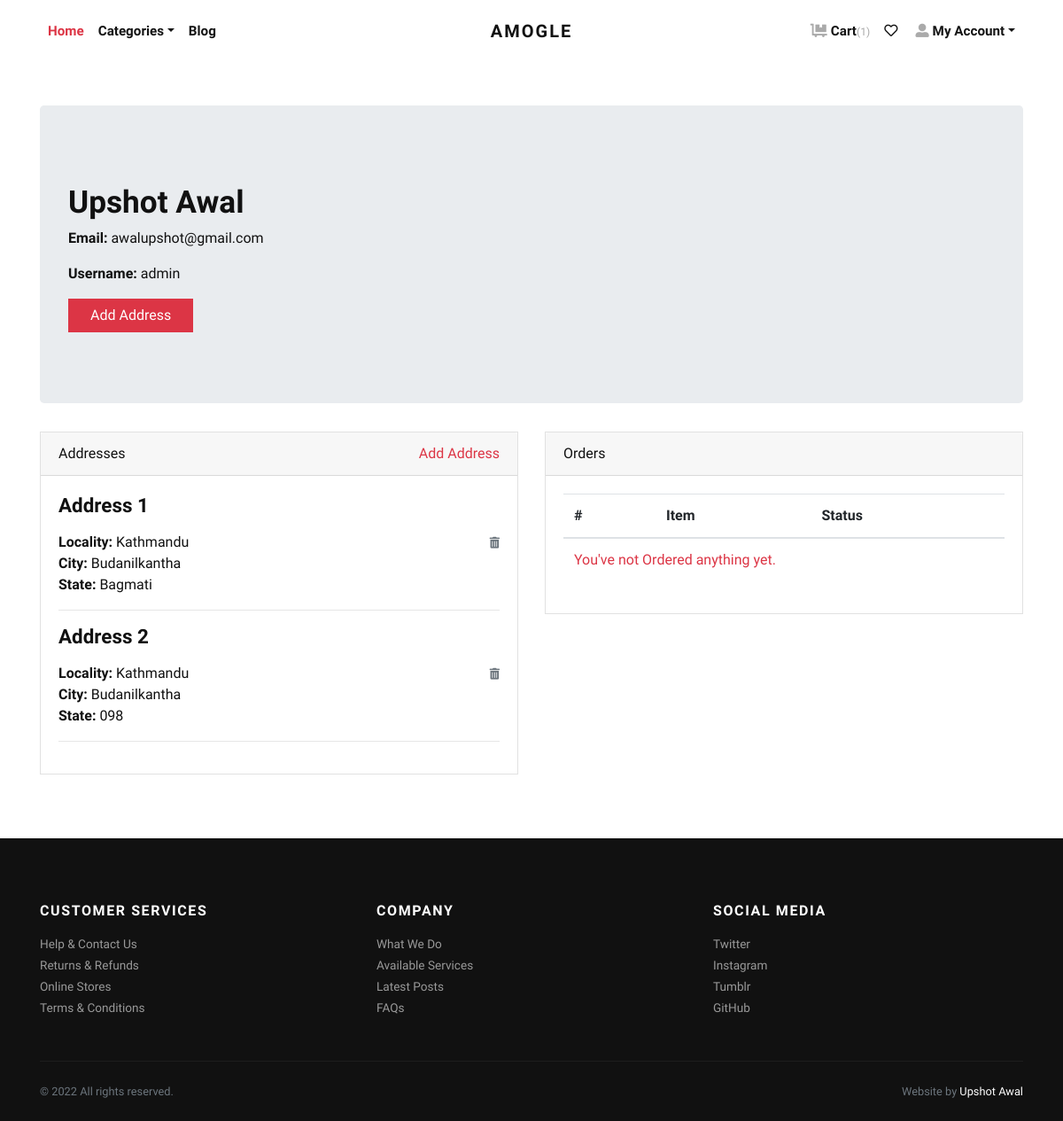
Page /accounts/profile/ (signed in) on the earlier database version.
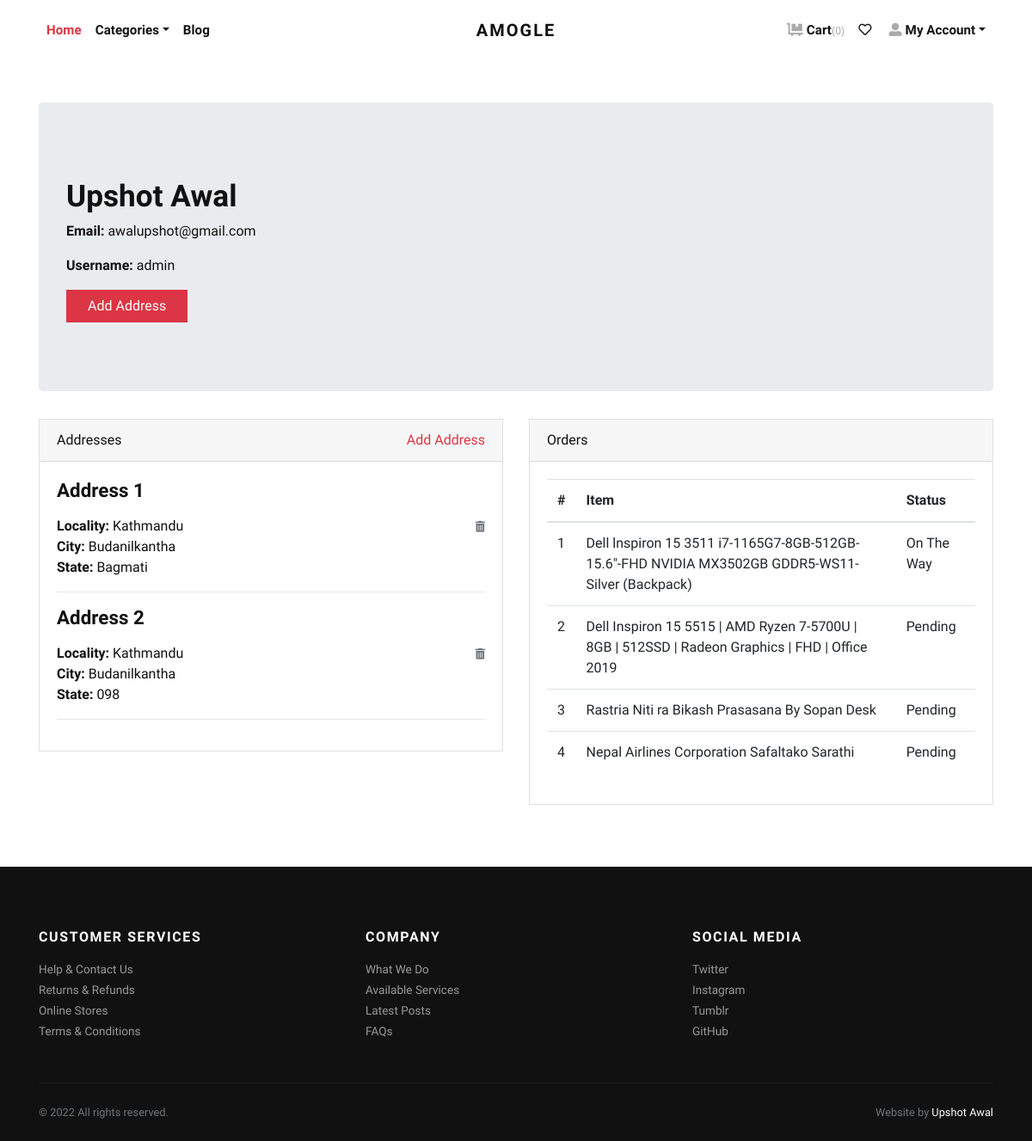
Same page on the later database version.
### store/models.py (models this page shows, shortened)
class Address(models.Model):
    user = models.ForeignKey(User, verbose_name="User",
                             on_delete=models.CASCADE)
    locality = models.CharField(
        max_length=150, verbose_name="Nearest Location")
    city = models.CharField(max_length=150, verbose_name="City")
    state = models.CharField(max_length=150, verbose_name="State")

class Order(models.Model):
    user = models.ForeignKey(User, verbose_name="User",
                             on_delete=models.CASCADE)
    address = models.ForeignKey(
        Address, verbose_name="Shipping Address", on_delete=models.CASCADE)
    product = models.ForeignKey(
        Product, verbose_name="Product", on_delete=models.CASCADE)
    quantity = models.PositiveIntegerField(verbose_name="Quantity")
    ordered_date = models.DateTimeField(
        auto_now_add=True, verbose_name="Ordered Date")
    status = models.CharField(
        choices=STATUS_CHOICES,
        max_length=50,
        default="Pending"
    )

class Product(models.Model):
    title = models.CharField(max_length=150, verbose_name="Product Title")
    slug = AutoSlugField(populate_from='title', unique=True,
                         verbose_name="Product Slug")
    sku = models.CharField(max_length=255, unique=True,
                           verbose_name="Unique Product ID (SKU)")
    short_description = RichTextField()
    detail_description = models.TextField(
        blank=True, null=True, verbose_name="Detail Description")
    product_image = models.ImageField(
        upload_to='product', blank=True, null=True, verbose_name="Product Image")
    price = models.DecimalField(max_digits=8, decimal_places=2)
    category = models.ForeignKey(
        Category, verbose_name="Product Categoy", on_delete=models.CASCADE)
    is_active = models.BooleanField(verbose_name="Is Active?", default=True)
    is_featured = models.BooleanField(
        verbose_name="Is Featured?", default=True)
    created_at = models.DateTimeField(
        auto_now_add=True, verbose_name="Created Date")
    updated_at = models.DateTimeField(
        auto_now=True, verbose_name="Updated Date")
    class Meta:
        verbose_name_plural = 'Products'
        ordering = ('-created_at', )

### store/views.py (the view)
# urls.py: path('accounts/profile/', views.profile, name="profile"),
@ login_required
def profile(request):
    addresses = Address.objects.filter(user=request.user)
    orders = Order.objects.filter(user=request.user)
    return render(request, 'account/profile.html', {'addresses': addresses, 'orders': orders})

### store/context_preprocessors.py (called while the page is built)
def store_menu(request):
    categories = Category.objects.filter(is_active=True)
    context = {
        'categories_menu': categories,
    }
    return context

def cart_menu(request):
    if request.user.is_authenticated:
        cart_items= Cart.objects.filter(user=request.user)
        context = {
            'cart_items': cart_items,
        }
    else:
        context = {}
    return context

### templates/account/profile.html (shortened to what this page needs)
{% extends 'base.html' %}
{% load static %}
    {% block content %}
      <div class="container py-5">
        <div class="jumbotron">
          <h1>{{request.user.first_name}} {{request.user.last_name}}</h1>
          <p><strong>Email:</strong> {{request.user.email}}</p>
          <p><strong>Username:</strong> {{request.user.username}}</p>
          <p><a class="btn btn-danger btn-large" href="{% url 'store:add-address' %}">Add Address</a></p>
        </div>
        <div class="row">
          <div class="col-lg-6">
            <div class="card mb-4" id="headings">
              <div class="card-header">Addresses <span class="float-right"><a href="{% url 'store:add-address' %}">Add Address</a></span></div>
              <div class="card-body">
                {% if addresses %}
                    {% for address in addresses %}
                        <h4 class="mb-3">Address {{forloop.counter}}</h4>
                        <span class="float-right"><a href="{% url 'store:remove-address' address.id %}"><i class="fas fa-trash-alt small text-muted"></i></a></span>
                        <p>
                            <strong>Locality: </strong>{{address.locality}} <br>
                            <strong>City: </strong>{{address.city}} <br>
                            <strong>State: </strong>{{address.state}} <br>
                        </p>
                        <hr>
                    {% endfor %}
                {% else %}
                <div class="text-danger">
                  Address not Added.
                </div>
                {% endif %}
              </div>
            </div>
          </div>
          <div class="col-lg-6">
            <div class="card mb-4" id="tables">
              <div class="card-header">Orders</div>
              <div class="card-body">
                <table class="table table-hover">
                  <thead>
                    <tr>
                      <th>#</th>
                      <th>Item</th>
                      <th>Status</th>
                    </tr>
                  </thead>
                  <tbody>
                    {% if orders %}
                      {% for order in orders %}
                        <tr>
                          <td>{{forloop.counter}}</td>
                          <td>{{order.product.title}}</td>
                          <td>
                            {{order.status}}
                          </td>
                        </tr>
                      {% endfor %}
                    {% else %}
                    <tr>
                      <td class="text-danger" colspan="3">You've not Ordered anything yet.</td>
                    </tr>
                    {% endif %}
                  </tbody>
                </table>
              </div>
            </div>
          </div>
        </div>
      </div>
{% endblock content %}

Differences in the rows shown:
added Order: product "Dell lnspiron 15 3511 i7-1165G7-8GB-512GB-15.6\"-FHD NVIDIA MX3502GB GDDR5-WS11-Silver (Backpack)", status "On The Way"
added Order: product "Dell Inspiron 15 5515 | AMD Ryzen 7-5700U | 8GB | 512SSD | Radeon Graphics | FHD | Office 2019", status "Pending"
added Order: product "Rastria Niti ra Bikash Prasasana By Sopan Desk", status "Pending"
added Order: product "Nepal Airlines Corporation Safaltako Sarathi", status "Pending"
Other differences:
{{ cart_items.count }}: "1" → "0"
text no longer shown: "You've not Ordered anything yet."
